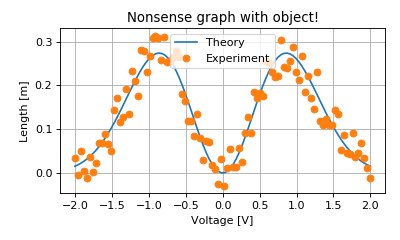

This figure's Python source:
from matplotlib.pyplot import figure
import numpy as np
X = np.linspace(-2,2, 100)
Y = np.sin(X)**2*np.exp(-X**2)
Y_noise = Y + .1*(np.random.rand(len(X))-0.5)
f = figure(figsize=(5,3)) # The size can be specified
ax = f.subplots(1, 1)
ax.plot(X, Y, label=u"Theory")
ax.plot(X, Y_noise,'o', label=u"Experiment")
ax.set_xlabel(u'Voltage [V]')
ax.set_ylabel(u'Length [m]')
ax.set_title("Nonsense graph with object!")
ax.legend()
ax.grid(True)
f.tight_layout()
